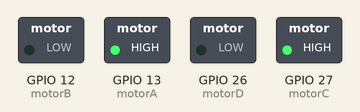
The program below on a simulated ESP32 board running MicroPython. Shown: switched loads named in the program (green lamp = pin HIGH). Library files of the repository ran but are not shown: 1 file(s).

Above: at 0.7 s.
At 2.2 s:
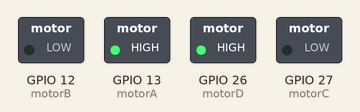
At 4.7 s:
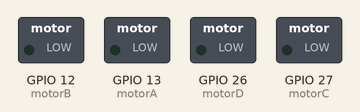
Timing chart, 0 to 8.5 s (numbered marks = the images above):
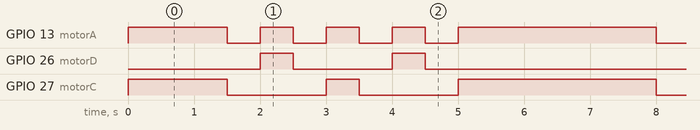

The program:

main.py
```python
from machine import Pin, PWM
import time

time_1 = 1500
time_2 = 500
time_3 = 500

#frequency = 240
"""motorA = PWM(Pin(13, Pin.OUT), frequency)
motorA.duty(512)
motorB = PWM(Pin(12, Pin.OUT), frequency)
motorB.duty(512)
motorC = PWM(Pin(27, Pin.OUT), frequency)
motorC.duty(512)
motorD = PWM(Pin(26, Pin.OUT), frequency)
motorD.duty(512)"""

motorA = (Pin(13, Pin.OUT))
motorB = (Pin(12, Pin.OUT))
motorC = (Pin(27, Pin.OUT))
motorD = (Pin(26, Pin.OUT))

def motor_1(on, off):
    motorA.value(on)
    motorB.value(off)

def motor_2(on, off):
    motorC.value(on)
    motorD.value(off)

while True:
    motor_1(1,0) #Forward
    motor_2(1,0)
    time.sleep_ms(time_1)
    motor_1(0,0) #Stop
    motor_2(0,0)
    time.sleep_ms(time_2)
    motor_1(1,0) #Left
    motor_2(0,1)
    time.sleep_ms(time_2)
    motor_1(0,0) #Stop
    motor_2(0,0)
    time.sleep_ms(time_2)
    motor_1(1,0) #Forward
    motor_2(1,0)
    time.sleep_ms(time_3)
    motor_1(0,0) #Stop
    motor_2(0,0)
    time.sleep_ms(time_2)
    motor_1(1,0) #Left
    motor_2(0,1)
    time.sleep_ms(time_2)
    motor_1(0,0) #Stop
    motor_2(0,0)
    time.sleep_ms(time_2)
    motor_1(1,0) #Forward
    motor_2(1,0)
    time.sleep_ms(time_1)
```

Measured:
- by itself, GPIO 13 (motorA): repeats every 6.5 s: 3 × (LOW 0.50 s, HIGH 0.50 s), LOW 0.50 s, HIGH 3.0 s
- by itself, GPIO 26 (motorD): repeats every 6.5 s: LOW 1.5 s, HIGH 0.50 s, LOW 4.0 s, HIGH 0.50 s
- by itself, GPIO 27 (motorC): repeats every 6.5 s: LOW 1.5 s, HIGH 0.50 s, LOW 1.5 s, HIGH 3.0 s
